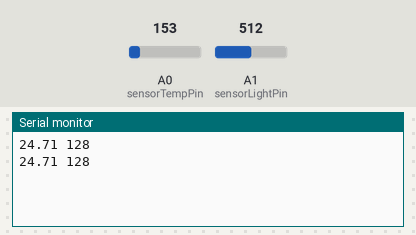
This sketch was run on a simulated Arduino Uno, built with avr-gcc and run on an emulated ATmega328P. Shown: the last lines printed to the serial monitor. Inputs (shaded band) come from the test bench; at power-on: A0 (sensorTempPin) = 153, A1 (sensorLightPin) = 512.

Above: at 12.8 s.
12.9 s: A0 (sensorTempPin) set to 165
At 18.5 s:
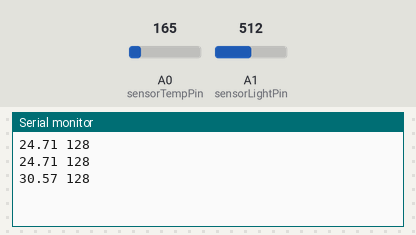
21.9 s: A1 (sensorLightPin) set to 716
At 24.3 s:
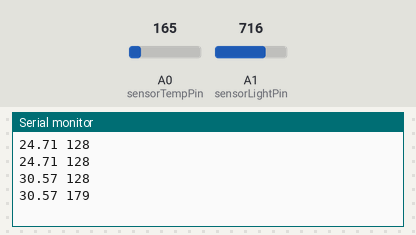
30.9 s: A0 (sensorTempPin) set to 175
At 37.1 s:
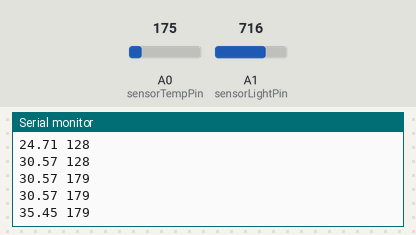
39.9 s: A1 (sensorLightPin) set to 900
At 42.9 s:
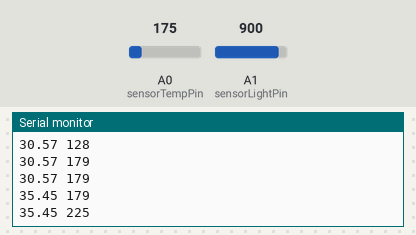
Timing chart, 0 to 44.4 s (numbered marks = the images above; inputs shaded):
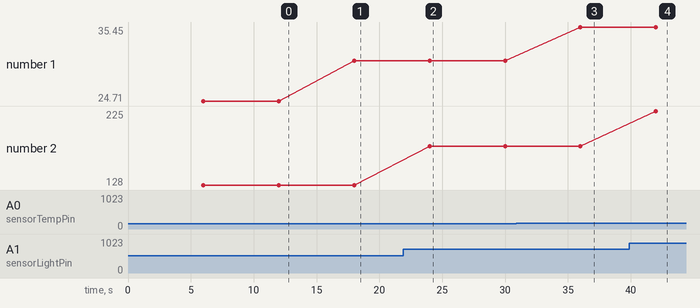

Measured:
- after the input at 12.9 s, the serial monitor: prints a new line after 5.1 s (image 1)
- after the input at 21.9 s, the serial monitor: prints a new line after 2.1 s (image 2)
- after the input at 30.9 s, the serial monitor: prints a new line after 5.1 s (image 3)
- after the input at 39.9 s, the serial monitor: prints a new line after 2.1 s (image 4)
- plotted number 1: 24.71 → 30.57 after the input at 12.9 s, 30.57 → 35.45 after the input at 30.9 s
- plotted number 2: 128 → 179 after the input at 21.9 s, 179 → 225 after the input at 39.9 s

The sketch:

ArduinoTempJava.ino
```cpp
const int sensorTempPin = A0;
const int sensorLightPin = A1;

void setup() {
  // put your setup code here, to run once:
  Serial.begin(9600);
}

void loop() {
  // put your main code here, to run repeatedly:
  delay(6000);
  int sensorTempVal = analogRead(sensorTempPin);
  int sensorLightVal = analogRead(sensorLightPin);
  float temp = ((((sensorTempVal)/1024.)*5.0)-.5)*100;
  //Serial.print("Temp sensor value: ");
  Serial.print(temp);
  Serial.print(" ");
  //Serial.print("Light sensor value: ");
  Serial.println(sensorLightVal/4);

}
```
